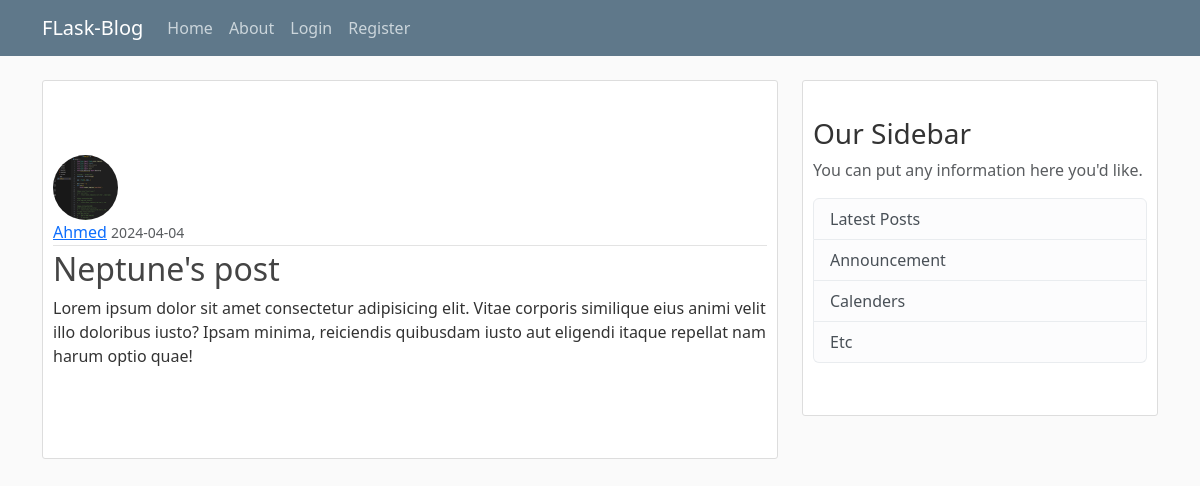
/post/10, run on the app's committed database.
### flaskblog/models.py (models this page shows, shortened)
class User(db.Model, UserMixin):
    id = db.Column(db.Integer, primary_key = True)
    username = db.Column(db.String(20), unique=True, nullable=False)
    email = db.Column(db.String(120), unique=True, nullable=False)
    image_file = db.Column(db.String(20), nullable=False, default='default.jpg')
    password = db.Column(db.String(60), nullable=False)
    Posts = db.relationship('Post', backref='author',  lazy=True)

class Post(db.Model):
    id =  db.Column(db.Integer, primary_key=True)
    title = db.Column(db.String(100), nullable=False)
    date_posted = db.Column(db.DateTime, nullable=False, default=datetime.utcnow)
    content = db.Column(db.Text, nullable=False)
    user_id = db.Column(db.Integer, db.ForeignKey('user.id'), nullable=False)

### flaskblog/posts/routes.py (the view)
@posts.route("/post/<int:post_id>")
def post(post_id):
    post = Post.query.get_or_404(post_id)
    return render_template('post.html', title=post.title, post=post)

### flaskblog/templates/post.html (shortened to what this page needs)
{% extends "layout.html" %}
{% block content%}
    <article class="media content-section">
        <img class="rounded-circle article-img" src="{{ url_for('static', filename='profile_pics/' + post.author.image_file)}}">
        <div class="media-body">
            <div class="article-metadata">
                <a class="mr-2" href="{{ url_for('posts.user_post',username=post.author.username) }}">{{ post.author.username }}</a>
                <small class="text-muted">{{ post.date_posted.strftime('%Y-%m-%d') }}</small>
            </div>
            <h2 class="article-title">{{post.title }}</h2>
            <p class="article-content">{{ post.content }}</p>
        </div>
    </article>
{% endblock content %}

### flaskblog/static/main.css (style rules this page uses)
body { background: #fafafa; color: #333333; margin-top: 5rem; }
.content-section { background: #ffffff; padding: 10% 10px; border: 1px solid #dddddd; border-radius: 3px; margin-bottom: 20px; list-style: none; }
.article-title { color: #444444; }
.article-content { white-space: pre-line; }
.article-img { height: 65px; width: 65px; margin-right: 16px; }
.article-metadata { padding-bottom: 1px; margin-bottom: 4px; border-bottom: 1px solid #e3e3e3; }

### data on the page
User: image_file (picture), author.username "Ahmed"
Post: date_posted "2024-04-04", title "Neptune's post", content "Lorem ipsum dolor sit amet consectetur adipisicing elit. Vitae corporis similique eius animi velit illo doloribus iusto? Ipsam minima, reiciendis quibusdam iusto aut eligendi itaque repellat nam harum optio quae!"
